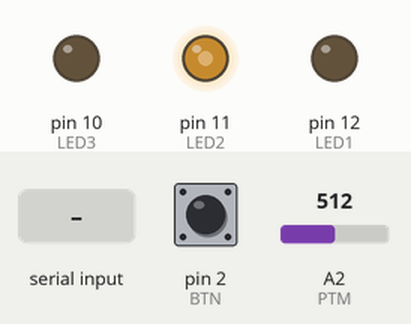
This sketch was run on a simulated Arduino Uno, built with avr-gcc and run on an emulated ATmega328P. Shown: output pins drawn as LEDs (lit = HIGH). Dashed ring = blinking. The test bench sets the inputs (shaded band); at power-on: A2 (PTM) = 512, pin 2 (BTN) LOW.

Above: at 1.2 s.
1.3 s: "30,150\n" received over Serial
4.3 s: A2 (PTM) set to 716
At 4.52 s:
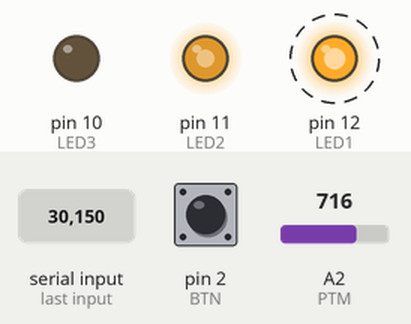
7.3 s: pin 2 (BTN) pulled HIGH for 0.15 s
At 7.37 s:
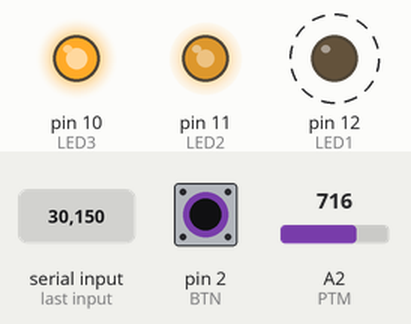
10.3 s: A2 (PTM) set to 900
At 11.12 s:
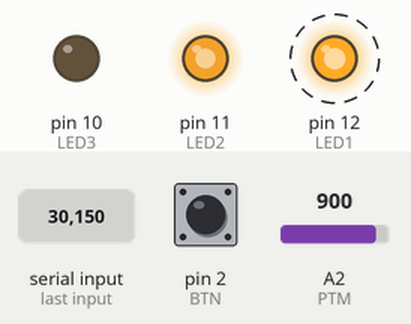
13.3 s: pin 2 (BTN) pulled HIGH for 1 s
At 13.52 s:
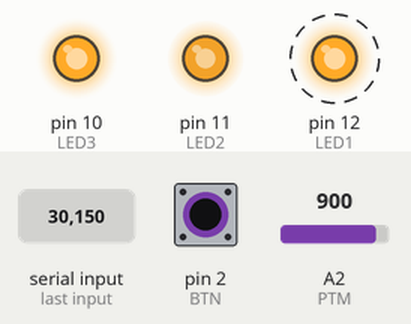
16.3 s: A2 (PTM) set to 122
At 16.52 s:
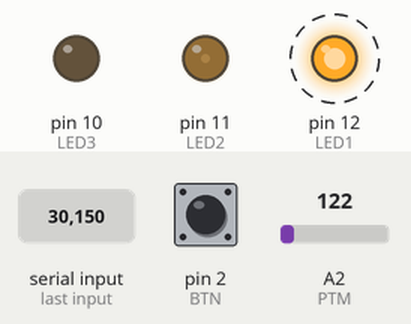
Timing chart, 0 to 20.3 s (numbered marks = the images above; inputs shaded):
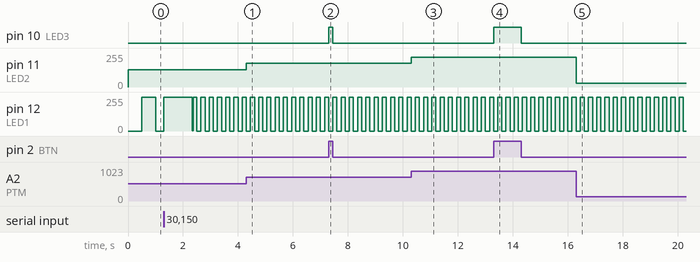

Measured:
- after the input at 4.3 s, pin 11 (LED2): 128/255 → 179/255 at once
- after the input at 7.3 s, pin 10 (LED3): LOW → HIGH at once, → LOW 0.15 s later
- after the input at 10.3 s, pin 11 (LED2): 179/255 → 225/255 at once
- after the input at 13.3 s, pin 10 (LED3): LOW → HIGH at once, → LOW 1.0 s later
- after the input at 16.3 s, pin 11 (LED2): 225/255 → 30/255 at once
- by itself, pin 12 (LED1): alternates 255/255 for 0.15 s and 0/255 for 0.15 s

The sketch:

14_activity.ino
```cpp
#define LED1 12
#define LED2 11
#define LED3 10
#define PTM A2
#define BTN 2

unsigned long prevTimeBlinkState = millis();
unsigned long BlinkDelay = 500;

bool LED1State = LOW;
bool LED2State = LOW;
bool LED3State = LOW;

void setup() {
  // put your setup code here, to run once:
  Serial.begin(115200);

  pinMode(LED1, OUTPUT);
  pinMode(LED2, OUTPUT);
  pinMode(LED3, OUTPUT);
  pinMode(BTN, INPUT);
}

void loop() {
  //task 1 [set the blink Delay according to the serial communication]
  if (Serial.available() > 0) {
    int data = Serial.parseInt();
    if ((data >= 100) && (data <= 4000)) {
      BlinkDelay = data;
    }
  }

  unsigned long timeNow = millis();
  if (timeNow - prevTimeBlinkState > BlinkDelay) {
    if (LED1State == LOW) {
      LED1State = HIGH;
    } else {
      LED1State = LOW;
    }

    digitalWrite(LED1, LED1State);
    prevTimeBlinkState += BlinkDelay;
  }


  //task 2 [Set LED 2 brightness from potentiometer]
  analogWrite(LED2, analogRead(PTM) / 4);


  //task 3 [Power ON LED 3 when button is pressed]
  if (digitalRead(BTN) == HIGH) {
    digitalWrite(LED3, HIGH);
  } else {
    digitalWrite(LED3, LOW);
  }
}
```
